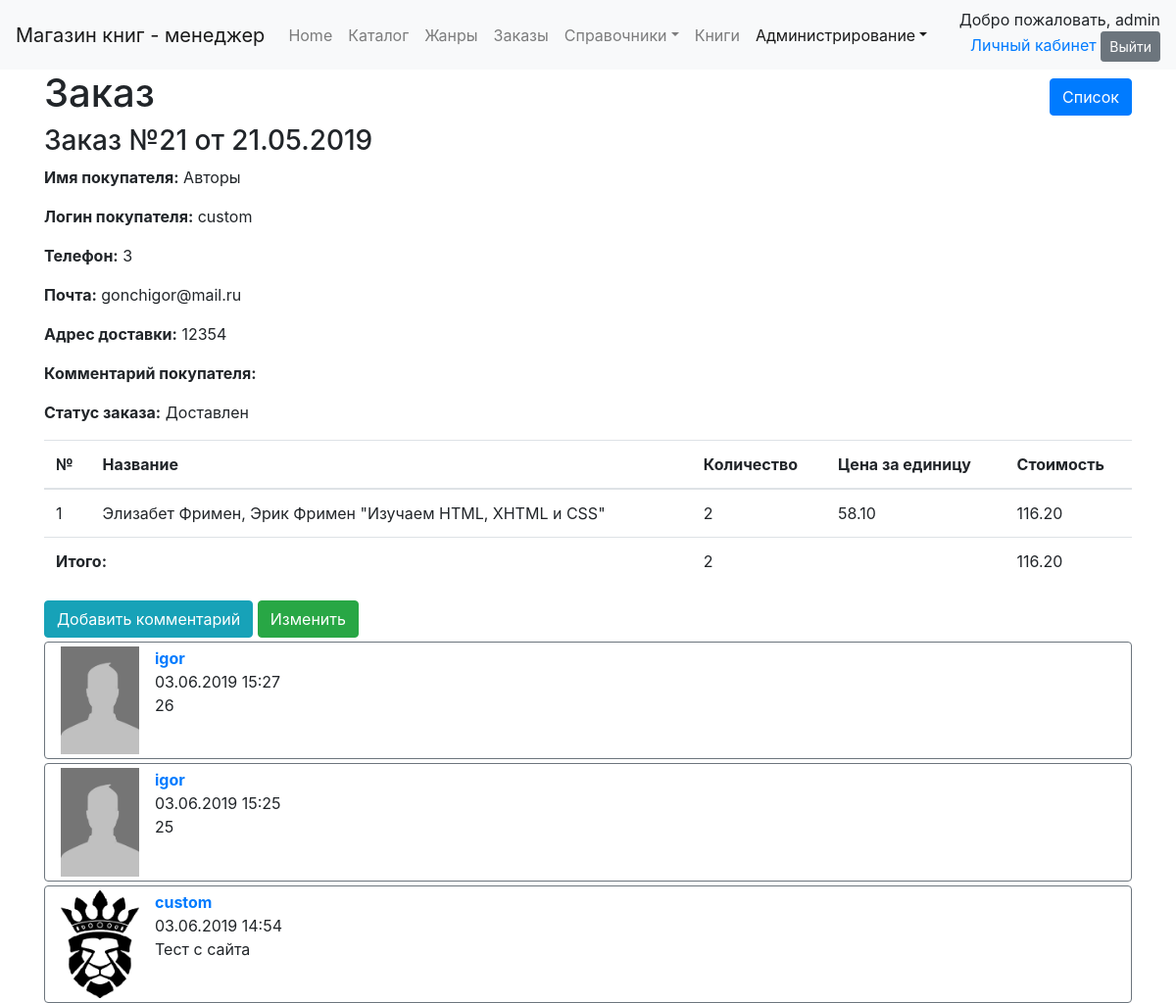
Page /order/all/21/ (signed in) on the committed database.
### orderapp/models.py (models this page shows, shortened)
class Order(models.Model):
    cart = models.ForeignKey(Cart, on_delete=models.PROTECT, verbose_name='корзина', related_name='order',
                             related_query_name='order')
    status = models.ForeignKey(OrderStatus, on_delete=models.PROTECT, verbose_name='статус', related_name='order',
                               related_query_name='order')
    name = models.CharField(verbose_name='имя', max_length=50, help_text='Как к вам обращаться?')
    phone = models.CharField(max_length=15, verbose_name='телефон', help_text='Телефон для связи: +375(29)000-00-00')
    email = models.EmailField(verbose_name='email', blank=True, null=True,
                              help_text='Электронная почта: example@domain.com')
    delivery_adress = models.TextField(verbose_name='Адрес доставки',
                                       help_text='Пример: г. Минск, ул. Звездная, д. 1, кв. 7')
    comments = models.TextField(verbose_name='комментарий', blank=True, null=True)
    date_create = models.DateTimeField("Дата создания", auto_now_add=True, )
    date_update = models.DateTimeField("Дата последнего изменения", auto_now=True)
    user_comments = GenericRelation(Comment, related_query_name='order')
    def __str__(self):
        return "Заказ №" + str(self.pk) + " от " + self.date_create.strftime("%d.%m.%Y")
    @classmethod
    def get_list_url(cls):
        return reverse_lazy('order_list')
    class Meta:
        verbose_name = 'заказ'
        verbose_name_plural = 'заказы'
        permissions = [('manager', 'is_manager'), ]

### cartapp/models.py (models this page shows)
class Cart(models.Model):
    user = models.ForeignKey(User, on_delete=models.CASCADE, related_name='cart', related_query_name='cart', blank=True,
                             null=True)
    date_create = models.DateTimeField("Дата создания", auto_now_add=True, )
    date_update = models.DateTimeField("Дата последнего изменения", auto_now=True)
    @property
    def total_quantity(self):
        quantity = self.books.aggregate(models.Sum('quantity'))['quantity__sum']
        if quantity is None:
            return 0
        return quantity
    @property
    def total_cost(self):
        return sum(book.cost for book in self.books.all())
    class Meta:
        verbose_name = 'корзина'
        verbose_name_plural = 'корзины'

class BookInCart(models.Model):
    cart = models.ForeignKey(Cart, models.CASCADE, related_name='books', related_query_name='book')
    book = models.ForeignKey(Book, models.CASCADE, related_name='cart', related_query_name='cart')
    quantity = models.PositiveIntegerField('Количество', default=1)
    date_create = models.DateTimeField("Дата внесения", auto_now_add=True, )
    date_update = models.DateTimeField("Дата последнего изменения", auto_now=True)
    @property
    def cost(self):
        return self.quantity * self.book.price
    class Meta:
        verbose_name = 'книга в корзине'
        verbose_name_plural = 'книги в корзине'
        constraints = [
            models.UniqueConstraint(fields=['cart', 'book'], name='unique_book_in_cart'),
        ]

### dimensionsapp/models.py (models this page shows, shortened)
class Dimension(models.Model):
    name = models.CharField("Наименование", max_length=50, unique=True)
    description = models.TextField("Описание", blank=True, )
    class Meta:
        abstract = True
        ordering = ['name']

class OrderStatus(Dimension):
    class Meta(Dimension.Meta):
        verbose_name = 'статус заказа'
        verbose_name_plural = 'статусы заказа'

class Author(Dimension):
    biography = models.TextField("Биография", blank=True, )
    namePublic = models.CharField("Имя (для покупателя)", max_length=100)
    class Meta(Dimension.Meta):
        verbose_name = 'автор'
        verbose_name_plural = 'авторы'

### goodsapp/models.py (models this page shows, shortened)
class Book(models.Model):
    name = models.CharField("Название книги", max_length=200)
    image_field = models.ImageField("Фото обложки", blank=True, null=True, upload_to='bookimage')
    price = models.DecimalField("Цена (BYN)", max_digits=8, decimal_places=2)
    authors = models.ManyToManyField(referen.Author, verbose_name="Авторы")
    serie = models.ForeignKey(referen.Serie, on_delete=models.PROTECT, verbose_name="Серия", null=True, blank=True)
    jenre = models.ManyToManyField(referen.Jenre, verbose_name="Жанры")
    year_publishing = models.PositiveIntegerField("Год издания")
    count_pages = models.PositiveIntegerField("Количество страниц")
    binding = models.ForeignKey(referen.Binding, on_delete=models.PROTECT, verbose_name="Переплет")
    format_book = models.ForeignKey(referen.FormatBook, on_delete=models.PROTECT, verbose_name="Формат")
    isbn = models.CharField("ISBN", max_length=13)
    weight = models.FloatField("Вес (гр)")
    age_restrictions = models.ForeignKey(referen.AgeRestriction, verbose_name="Возрастные ограничения",
                                         on_delete=models.PROTECT, )
    publisher = models.ForeignKey(referen.PublishingHouse, on_delete=models.PROTECT, verbose_name="Издательство")
    count_books = models.PositiveIntegerField("Количество книг в наличии")
    is_active = models.BooleanField("Активный (доступен для заказа)", default=True)
    rate = models.FloatField("Рейтинг")
    date_create = models.DateTimeField("Дата внесения в каталог", auto_now_add=True, )
    date_update = models.DateTimeField("Дата последнего изменения карточки", auto_now=True)
    user_comments = GenericRelation(Comment, related_query_name='book')
    def description(self):
        return ', '.join([s.namePublic for s in self.authors.all()]) + " \"" + self.name + "\""
    class Meta:
        verbose_name = "книга"
        verbose_name_plural = "книги"
        ordering = ['pk']

### commentsapp/models.py (models this page shows, shortened)
class Comment(models.Model):
    user = models.ForeignKey(User, models.CASCADE, verbose_name='Пользователь')
    comment_text = models.TextField(verbose_name='Текст')
    date_create = models.DateTimeField(verbose_name='дата', auto_now_add=True)
    content_type = models.ForeignKey(ContentType, on_delete=models.CASCADE)
    object_id = models.PositiveIntegerField()
    content_object = GenericForeignKey('content_type', 'object_id')
    class Meta:
        verbose_name = 'комментарий'
        verbose_name_plural = 'комментарии'
        ordering = ['-date_create']

### authapp/models.py (models this page shows)
class UserExt(models.Model):
    user = models.OneToOneField(User, models.CASCADE, related_query_name="extended",
                                related_name="extended")
    avatar = models.ImageField('аватар', blank=True, null=True, upload_to='avatars')
    phone = models.CharField('телефон', max_length=15)
    dop_info = models.TextField('дополнительная информация', blank=True, null=True)
    home_country = models.CharField('домашний адрес - страна', max_length=50, blank=True, null=True)
    home_city = models.CharField('домашний адрес - город', max_length=50, blank=True, null=True)
    home_index = models.CharField('домашний адрес - индекс', max_length=15, blank=True, null=True)
    home_adress1 = models.TextField('домашний адрес - адрес1', blank=True, null=True)
    home_adress2 = models.TextField('домашний адрес - адрес2', blank=True, null=True)
    class Meta:
        verbose_name = 'дополнительные параметры профиля'
        verbose_name_plural = 'дополнительные параметры профиля'

### orderapp/views.py (the view)
# urls.py: path('all/<int:pk>/', ManagerOrderDetailView.as_view(), name='order_detail'),
class ManagerOrderDetailView(ManagerDetailView):
    model = Order
    def get_context_data(self, **kwargs):
        context = super().get_context_data(**kwargs)
        context['comments'] = self.object.user_comments.all().order_by('-date_create')
        return context

### orderapp/templates/orderapp/order_detail.html (shortened to what this page needs)
{% extends 'dimension_detail.html' %}
{% load static %}
{% load comment_div %}
{% block navbar %}
    {% include 'navbar.html' with active="administration" %}
{% endblock %}
{% block page_name %}
    Заказ
{% endblock %}
{% block dimension %}
    <h3>{{ object }}</h3>
    <p><strong>Имя покупателя:</strong> {{ object.name }}</p>
    <p><strong>Логин покупателя:</strong> {{ object.cart.user|default_if_none:"anonymous user" }}</p>
    <p><strong>Телефон:</strong> {{ object.phone }}</p>
    {% if object.email %}
        <p><strong>Почта:</strong> {{ object.email }}</p>
    {% endif %}
    <p><strong>Адрес доставки:</strong> {{ object.delivery_adress }}</p>
    <p><strong>Комментарий покупателя:</strong> {{ object.comments }}</p>
    <p><strong>Статус заказа:</strong> {{ object.status.name }}</p>
    <table class="table">
        <thead>
        <tr>
            <th>№</th>
            <th>Название</th>
            <th>Количество</th>
            <th>Цена за единицу</th>
            <th>Стоимость</th>
        </tr>
        </thead>
        <tbody>
        {% for obj in object.cart.books.all %}
            <tr>
                <td>{{ forloop.counter }}</td>
                <td>{{ obj.book.description }}</td>
                <td>{{ obj.quantity }}</td>
                <td>{{ obj.book.price }}</td>
                <td>{{ obj.cost }}</td>
            </tr>
        {% endfor %}
        </tbody>
        <tfoot>
        <tr>
            <td colspan="2"><strong>Итого:</strong></td>
            <td>{{ object.cart.total_quantity }}</td>
            <td></td>
            <td>{{ object.cart.total_cost }}</td>
        </tr>
        </tfoot>
    </table>
{% endblock %}
{% block update %}
    <a href="{% url 'order_update' object.pk %}" class="btn btn-success">Изменить</a>
{% endblock %}
{% block comments %}
    {% for comment in comments %}
        {{  comment|comment_card:perms.orderapp.manager }}
    {% endfor %}
{% endblock %}
{% block comment_link %}
    <a href="{% url 'comments:create' 'order' object.pk %}" class="btn btn-info">Добавить комментарий</a>
{% endblock %}

### templates/navbar.html (shortened to what this page needs)
<header class="navbar navbar-expand-lg navbar-light bg-light">
    {% if perms.orderapp.manager %}
        <a class="navbar-brand" href="#">Магазин книг - менеджер</a>
    {% else %}
        <a class="navbar-brand" href="{% url 'main-page' %}">Магазин книг</a>
    {% endif %}
    <div class="collapse navbar-collapse" id="navbarSupportedContent">
        <ul class="navbar-nav mr-auto">
            <li class="nav-item {% if active == 'main' %}active{% endif %}">
                <a class="nav-link" href="{% url 'main-page' %}">Home <span class="sr-only">(current)</span></a>
            </li>
            <li class="nav-item {% if active == 'catalog' %}active{% endif %}">
                <a class="nav-link" href="{% url 'book-catalog' %}">Каталог</a>
            </li>
            <li class="nav-item {% if active == 'jenre' %}active{% endif %}">
                <a class="nav-link" href="{% url 'book-jenre-list' %}">Жанры</a>
            </li>
            {% if perms.orderapp.manager %}
                <li class="nav-item {% if active == 'order' %}active{% endif %}">
                    <a class="nav-link" href="{% url 'order_active_list' %}">Заказы</a>
                </li>
            {% endif %}
            {% if perms.orderapp.manager %}
                <li class="nav-item dropdown {% if active == 'dimension' %}active{% endif %}">
                    <a class="nav-link dropdown-toggle" href="{% url 'dimensions_list' %}" id="navbarDropdown"
                       role="button"
                       data-toggle="dropdown" aria-haspopup="true" aria-expanded="false">Справочники</a>
                </li>
            {% endif %}
            {% if perms.orderapp.manager %}
                <li class="nav-item {% if active == 'book' %}active{% endif %}">
                    <a class="nav-link" href="{% url 'book_list' %}">Книги</a>
                </li>
            {% endif %}
            {% if perms.orderapp.manager %}
                <li class="nav-item dropdown {% if active == 'administration' %}active{% endif %}">
                    <a class="nav-link dropdown-toggle" href="{% url 'dimensions_list' %}" id="navbarDropdown"
                       role="button"
                       data-toggle="dropdown" aria-haspopup="true" aria-expanded="false">Администрирование</a>
                </li>
            {% endif %}
        </ul>
        <div class="ml-3 text-right">
            {% if user.is_authenticated %}
                <span class="">Добро пожаловать, {{ user.username }}</span>
                <form action="{% url 'auth:log_out' %}" method="post">
                    <a href="{% url 'auth:user' %}">Личный кабинет</a>
                    <button class="btn btn-secondary btn-sm">Выйти</button>
                </form>
            {% else %}
                <span>Вы не вошли на сайт</span>
                <p class="m-0"><a href="{% url 'auth:register' %}">Регистрация</a> <a
                        href="{% url 'auth:log_in' %}?next={{ view.request.path }}">Вход</a></p>
            {% endif %}
        </div>
    </div>
</header>

### rows in the picture
Order: id+date_create "Заказ №21 от 21.05.2019", name "Авторы", cart.user "custom", phone "3", email "gonchigor@mail.ru", delivery_adress "12354", status.name "Доставлен", cart.total_quantity "2", cart.total_cost "116.20"
BookInCart: book.description "Элизабет Фримен, Эрик Фримен \"Изучаем HTML, XHTML и CSS\"", quantity "2", book.price "58.10", cost "116.20"
Comment: user+date_create+comment_text (placeholder picture), user+date_create+comment_text "igor 03.06.2019 15:27 26"
Comment: user+date_create+comment_text (placeholder picture), user+date_create+comment_text "igor 03.06.2019 15:25 25"
Comment: user+date_create+comment_text (picture), user+date_create+comment_text "custom 03.06.2019 14:54 Тест с сайта"

### other values in the picture
{{ user.username }} "admin"
